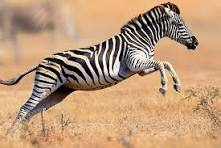
#> input picture imagenes/cebra.jpg, 221 x 148 px, found by its file name
$ python p10-lineas-bordes-0019.py
#> lines starting #> are read from the running program, lines starting #| are printed output that depends on the picture; after the words box and inside, x2 and y2 are one past the last pixel; in counts of white or black regions, pixels touching at a corner belong together
# Jesus Arriaga
# NC= 0019
import cv2
import numpy as np

# Cargar imagen
imagen = cv2.imread("cebra.jpg")
#> imagen is the input picture: shape (148, 221, 3); mean B, G, R 121.9, 154.8, 190.5

# Verificar que la imagen exista
if imagen is None:
    print("Error: no se pudo cargar la imagen 'cebra.jpg'. Verifica la ruta y el nombre.")
    exit()

# Convertir a escala de grises
gris = cv2.cvtColor(imagen, cv2.COLOR_BGR2GRAY)
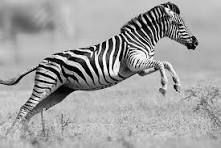
#> gris: shape (148, 221); min 0, max 255, mean 161.7

# Convertir a tipo float32
gris_float = np.float32(gris)

# Detectar esquinas mediante Harris
esquinas = cv2.cornerHarris(
    gris_float,
    2,
    3,
    0.04
)
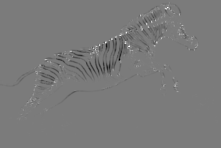
#> esquinas: shape (148, 221) float32; min -113167144, max 120307432, mean -904492.1; drawn with min black and max white

# Dilatar los puntos detectados
esquinas = cv2.dilate(
    esquinas,
    None
)
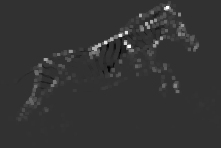
#> esquinas: shape (148, 221) float32; min -28983510, max 120307432, mean 1875101; drawn with min black and max white

# ---------------------------------------------------------
# RESULTADO 1: Umbral Normal (Esquinas Principales - 1%)
# ---------------------------------------------------------
resultado1 = imagen.copy()
umbral1 = 0.01 * esquinas.max()
#> umbral1 = 1203074.3
resultado1[esquinas > umbral1] = [0, 0, 255]  # Marcar en Rojo
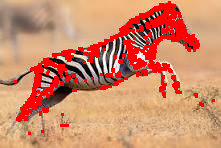
#> resultado1: shape (148, 221, 3); 13.72% of pixels changed, all inside (x1, y1, x2, y2) = (14, 1, 215, 135)

# ---------------------------------------------------------
# RESULTADO 2: Umbral Sensible (Todas las Esquinas/Detalles - 0.1%)
# ---------------------------------------------------------
resultado2 = imagen.copy()
umbral2 = 0.001 * esquinas.max()
#> umbral2 = 120307.4
resultado2[esquinas > umbral2] = [0, 255, 0]  # Marcar en Verde
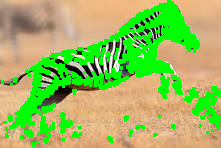
#> resultado2: shape (148, 221, 3); mean B, G, R 95.8, 185.8, 155.8

# Configurar dimensiones de ventanas escaladas
ancho_ventana = 800
alto_ventana = 600

# Mostrar Ventana 1
cv2.namedWindow("Resultado 1 - Esquinas Principales 0019", cv2.WINDOW_NORMAL)
cv2.resizeWindow("Resultado 1 - Esquinas Principales 0019", ancho_ventana, alto_ventana)
cv2.imshow("Resultado 1 - Esquinas Principales 0019", resultado1)

# Mostrar Ventana 2
cv2.namedWindow("Resultado 2 - Mayor Sensibilidad 0019", cv2.WINDOW_NORMAL)
cv2.resizeWindow("Resultado 2 - Mayor Sensibilidad 0019", ancho_ventana, alto_ventana)
cv2.imshow("Resultado 2 - Mayor Sensibilidad 0019", resultado2)

# Guardar ambos resultados
cv2.imwrite("../resultados/ejemplo2_cebra_resultado1.jpg", resultado1)
cv2.imwrite("../resultados/ejemplo2_cebra_resultado2.jpg", resultado2)

# Conteo de puntos
cant1 = np.sum(esquinas > umbral1)
#> cant1 = 4488
cant2 = np.sum(esquinas > umbral2)
#> cant2 = 7825

print("Detección de esquinas terminada.")
print("Puntos detectados en Resultado 1:", cant1)
#| Puntos detectados en Resultado 1: 4488
print("Puntos detectados en Resultado 2:", cant2)
#| Puntos detectados en Resultado 2: 7825
print("Resultados guardados en ../resultados/")

# Esperar tecla para cerrar
cv2.waitKey(0)
cv2.destroyAllWindows()
print("PROGRAMA REALIZADO POR JESUS ARRIAGA 0019")
